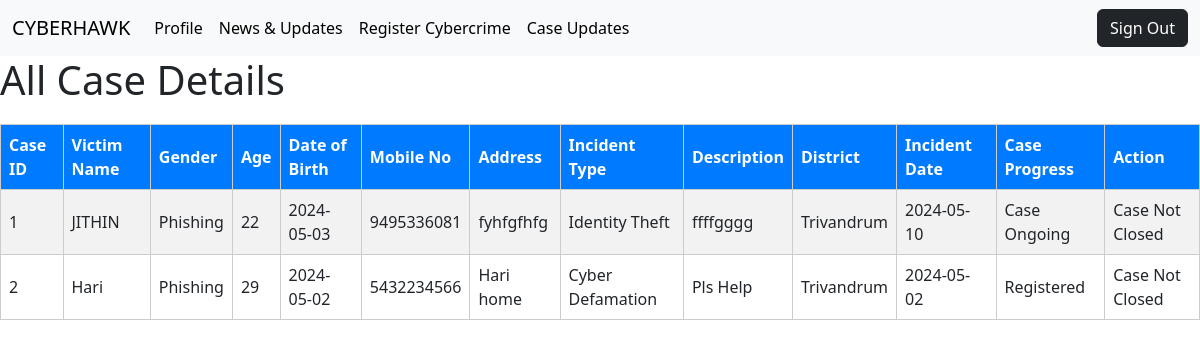
The page /User/caseviewmore (signed in) on the database its author committed.
### website/models.py (models this page shows, shortened)
class crimetable(models.Model):
    case_id = models.IntegerField(primary_key='true', auto_created="true")
    victim_name =models.CharField(max_length=30)
    victim_gender = models.CharField(max_length=50)
    victim_age =models.CharField(max_length=15)
    victim_dob = models.CharField(max_length=15)
    mobile_no = models.CharField(max_length=15)
    email = models.CharField(max_length=40)
    victim_address = models.CharField(max_length=50)
    incident_type = models.CharField(max_length=50)
    description = models.CharField(max_length=100)
    district = models.CharField(max_length=25)
    incident_date = models.CharField(max_length=20)
    case_progress = models.IntegerField(default=0) # 1- case closed , 0- registred , 2- case is on going
    userid=models.ForeignKey(registrationtable,on_delete=models.SET_NULL,null=True)

### User/views.py (the view)
# urls.py: path('caseviewmore',views.caseviewmore, name='caseviewmore'),
@csrf_exempt
def caseviewmore(request):
    user=request.session['gmail']
    a=registrationtable.objects.filter(email=user,user_type=4).first()
    a=crimetable.objects.filter(userid=a)
    return render(request,"User/caseviewmore.html",{"cases":a})

### templates/User/caseviewmore.html (shortened to what this page needs)
{% extends 'User/home.html' %}
{% block content %}
<h1>All Case Details</h1>
<table class="case-table">
    <tr>
        <th>Case ID</th>
        <th>Victim Name</th>
        <th>Gender</th>
        <th>Age</th>
        <th>Date of Birth</th>
        <th>Mobile No</th>
        <th>Address</th>
        <th>Incident Type</th>
        <th>Description</th>
        <th>District</th>
        <th>Incident Date</th>
        <th>Case Progress</th>
        <th>Action</th>
    </tr>
    {% for case in cases %}
    <tr>
        <td>{{ case.case_id }}</td>
        <td>{{ case.victim_name }}</td>
        <td>{{ case.victim_gender }}</td>
        <td>{{ case.victim_age }}</td>
        <td>{{ case.victim_dob }}</td>
        <td>{{ case.mobile_no }}</td>
        <td>{{ case.victim_address }}</td>
        <td>{{ case.incident_type }}</td>
        <td>{{ case.description }}</td>
        <td>{{ case.district }}</td>
        <td>{{ case.incident_date }}</td>
        <td>
            {% if case.case_progress == 1 %}
                Case Closed
            {% elif case.case_progress == 0 %}
                Registered
            {% elif case.case_progress == 2 %}
                Case Ongoing
            {% endif %}
        </td>
        <td>
            {% if case.case_progress == 1 %}
            <a href="{% url 'User:view_case' case.case_id %}" class="view-more-link">View More</a>
            {% else %}
            Case Not Closed
            {% endif %}
        </td>
    </tr>
    {% empty %}
    <tr>
        <td colspan="15">No case details available.</td>
    </tr>
    {% endfor %}
</table>
{% endblock %}

### templates/User/caseviewmore.html (style rules this page uses)
.case-table { width: 100%; border-collapse: collapse; margin-top: 20px; }
.case-table th, .case-table td { border: 1px solid #ccc; padding: 8px; text-align: left; }
.case-table th { background-color: #007bff; color: #fff; }
.case-table tr:nth-child(even) { background-color: #f2f2f2; }

### rows shown on the page
crimetable: case_id "1", victim_name "JITHIN", victim_gender "Phishing", victim_age "22", victim_dob "2024-05-03", mobile_no "9495336081", victim_address "fyhfgfhfg", incident_type "Identity Theft", description "ffffgggg", district "Trivandrum", incident_date "2024-05-10", case_progress "Case Ongoing"
crimetable: case_id "2", victim_name "Hari", victim_gender "Phishing", victim_age "29", victim_dob "2024-05-02", mobile_no "5432234566", victim_address "Hari home", incident_type "Cyber Defamation", description "Pls Help", district "Trivandrum", incident_date "2024-05-02", case_progress "Registered"
